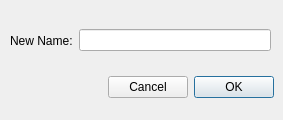
<?xml version="1.0" encoding="UTF-8"?>
<ui version="4.0">
 <class>Dialog</class>
 <widget class="QDialog" name="Dialog">
  <property name="geometry">
   <rect>
    <x>0</x>
    <y>0</y>
    <width>283</width>
    <height>120</height>
   </rect>
  </property>
  <property name="windowTitle">
   <string>Rename</string>
  </property>
  <widget class="QWidget" name="layoutWidget_Buttons">
   <property name="geometry">
    <rect>
     <x>10</x>
     <y>70</y>
     <width>264</width>
     <height>34</height>
    </rect>
   </property>
   <layout class="QHBoxLayout" name="horizontalLayout_2">
    <item>
     <spacer name="horizontalSpacer">
      <property name="orientation">
       <enum>Qt::Orientation::Horizontal</enum>
      </property>
      <property name="sizeHint" stdset="0">
       <size>
        <width>98</width>
        <height>28</height>
       </size>
      </property>
     </spacer>
    </item>
    <item>
     <layout class="QHBoxLayout" name="horizontalLayout">
      <item>
       <widget class="QPushButton" name="pushButton_Cancel">
        <property name="text">
         <string>Cancel</string>
        </property>
       </widget>
      </item>
      <item>
       <widget class="QPushButton" name="pushButton_OK">
        <property name="default">
         <bool>true</bool>
        </property>
        <property name="text">
         <string>OK</string>
        </property>
       </widget>
      </item>
     </layout>
    </item>
   </layout>
  </widget>
  <widget class="QWidget" name="layoutWidget_Name">
   <property name="geometry">
    <rect>
     <x>10</x>
     <y>20</y>
     <width>261</width>
     <height>41</height>
    </rect>
   </property>
   <layout class="QHBoxLayout" name="horizontalLayout_3">
    <item>
     <widget class="QLabel" name="label">
      <property name="text">
       <string>New Name:</string>
      </property>
     </widget>
    </item>
    <item>
     <widget class="QLineEdit" name="lineEdit_Name"/>
    </item>
   </layout>
  </widget>
 </widget>
 <resources/>
 <connections/>
</ui>
